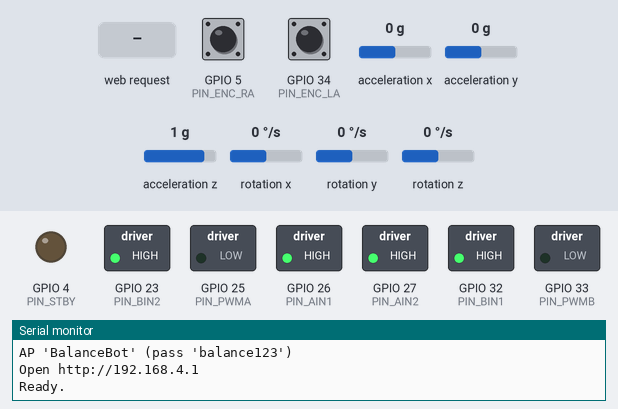
A program run on a simulated ESP32. On the bench: switched loads named in the program (green lamp = pin HIGH), output pins drawn as LEDs (lit = HIGH), the last lines printed to the serial monitor. Wiring (inferred from the names in the program): MPU-6050 motion sensor at I2C address 0x68. The test bench sets the inputs (shaded band); at power-on: acceleration x 0 g, rotation y 0 °/s, GPIO 5 (PIN_ENC_RA) HIGH, GPIO 34 (PIN_ENC_LA) HIGH, acceleration y 0 g, acceleration z 1 g, rotation x 0 °/s, rotation z 0 °/s. WiFi joins after 1.5 s; servers stay silent unless stated; EEPROM starts erased.

Above: at 3.3 s.
3.4 s: HTTP request GET /zero received
4.9 s: HTTP request GET /arm?name=1&value=1&on=1 received
At 5.9 s:
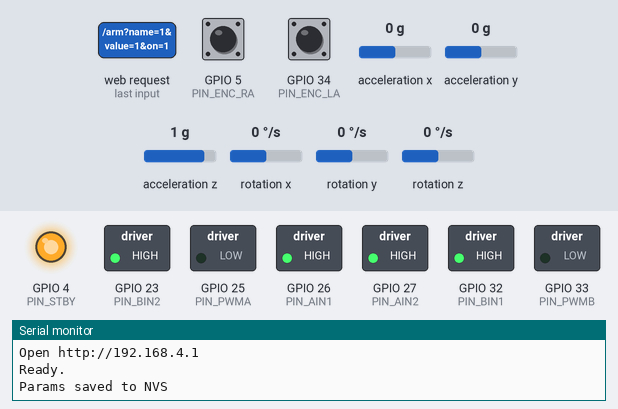
6.5 s: acceleration x set to -1.4 g
At 7.3 s:
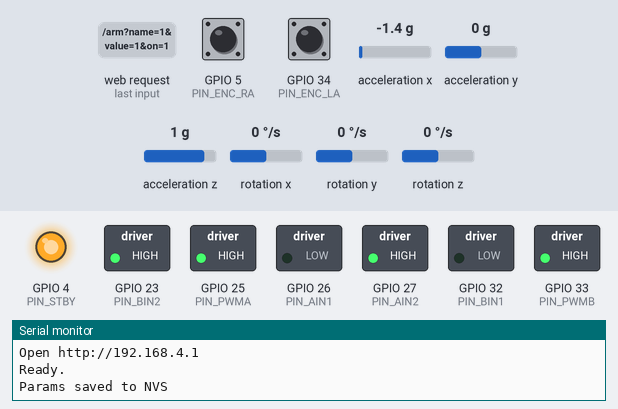
8.9 s: acceleration x set to 0 g
At 9.61 s:
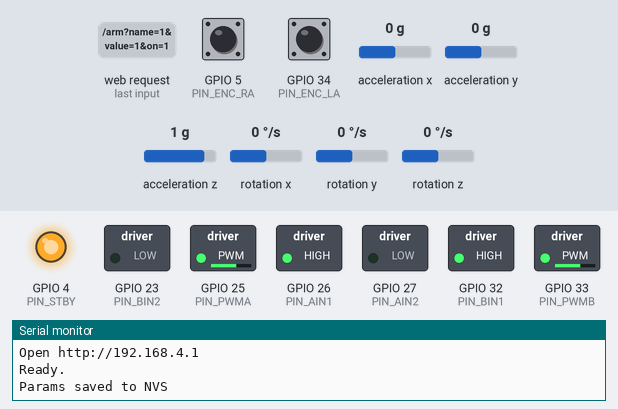
11.9 s: rotation y set to -192 °/s
At 14.23 s:
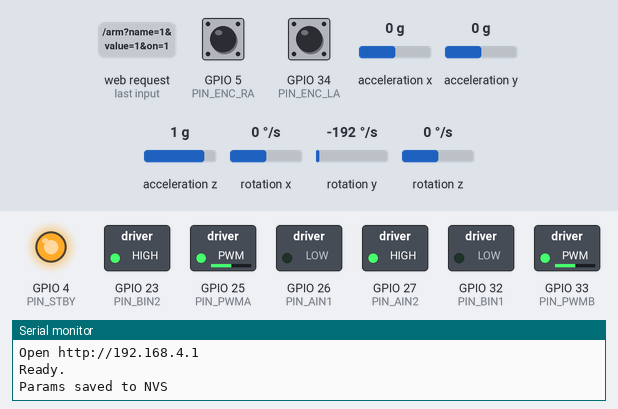
14.9 s: rotation y set to -100 °/s
At 16.0 s:
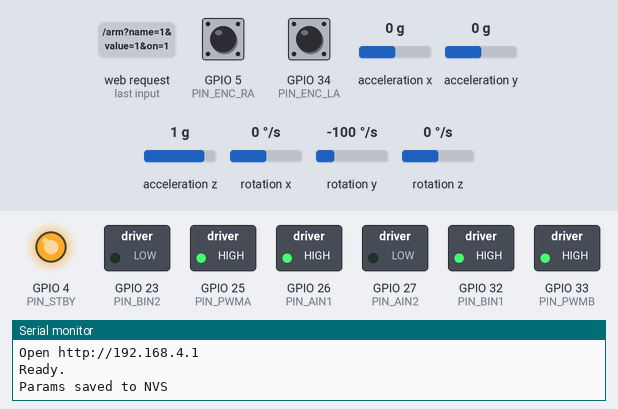
Timing chart, 0 to 20.6 s (numbered marks = the images above; inputs shaded):
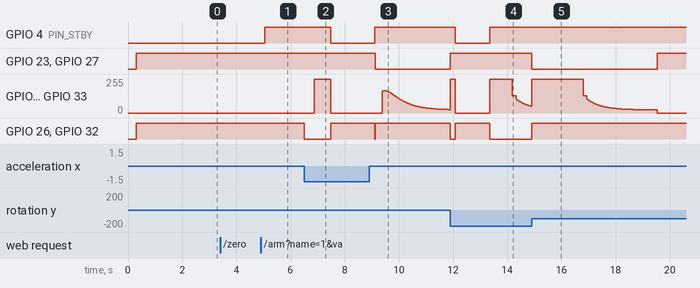

The program:

main.cpp
```cpp
#include <Arduino.h>
#include <WiFi.h>
#include <WebServer.h>
#include <Wire.h>
#include "config.h"
#include "balance_bot.h"
#include "web_ui.h"

WebServer  server(80);
BalanceBot g_bot;

// ── WiFi ────────────────────────────────────────────────────────
static void startWifi() {
#if WIFI_USE_STATION_MODE
    WiFi.mode(WIFI_STA);
    WiFi.begin(WIFI_STA_SSID, WIFI_STA_PASS);
    Serial.print("WiFi connecting");
    unsigned long t0 = millis();
    while (WiFi.status() != WL_CONNECTED && millis() - t0 < WIFI_STA_TIMEOUT_MS) {
        delay(300); Serial.print(".");
    }
    Serial.println();
    if (WiFi.status() == WL_CONNECTED) {
        Serial.print("Open http://"); Serial.println(WiFi.localIP());
        WiFi.setSleep(false);
        return;
    }
    Serial.println("STA join failed, falling back to AP");
#endif
    WiFi.mode(WIFI_AP);
    WiFi.softAP(WIFI_AP_SSID, WIFI_AP_PASS);
    WiFi.setSleep(false);
    Serial.printf("AP '%s' (pass '%s')\n", WIFI_AP_SSID, WIFI_AP_PASS);
    Serial.print("Open http://"); Serial.println(WiFi.softAPIP());
}

// ── HTTP handlers ───────────────────────────────────────────────
static void handleRoot()   { server.send_P(200, "text/html", INDEX_HTML); }
static void handleParams() { server.send(200, "application/json", g_bot.paramsJson()); }

static void handleSet() {
    const String name = server.arg("name");
    const String valStr = server.arg("value");
    char* end = nullptr;
    const float v = strtof(valStr.c_str(), &end);
    if (end == valStr.c_str() || *end != '\0' || !isfinite(v)) {
        server.send(400, "text/plain", "bad value"); return;
    }
    if (!g_bot.setParam(name, v)) {
        server.send(404, "text/plain", "unknown parameter"); return;
    }
    server.send(200, "text/plain", "ok");
}

static void handleTelemetry() {
    Telemetry t = g_bot.snapshot();
    char buf[400];
    int n = snprintf(buf, sizeof(buf),
        "{\"s\":%d,\"a\":%d,\"p\":%.3f,\"t\":%.3f,\"r\":%.2f,\"u\":%.2f,"
        "\"pl\":%d,\"pr\":%d,\"hz\":%u,\"el\":%ld,\"er\":%ld,\"sp\":%.1f}",
        int(t.state), t.armed ? 1 : 0, t.pitch, t.tilt, t.rate, t.u,
        t.pwmL, t.pwmR, unsigned(t.hz), t.encL, t.encR, t.spd);
    if (n < 0 || n >= int(sizeof(buf))) { server.send(500, "text/plain", "overflow"); return; }
    server.send(200, "application/json", buf);
}

static void handleArm() {
    const bool on    = server.arg("on") == "1";
    const bool force = server.arg("force") == "1";
    g_bot.arm(on);
    if (on && force) g_bot.forceStart();
    server.send(200, "text/plain", "ok");
}

static void handleZero() {
    g_bot.zeroAngleFromCurrent();
    server.send(200, "text/plain", "ok");
}

static void handleRecal() {
    if (g_bot.isArmed()) { server.send(409, "text/plain", "disarm first"); return; }
    g_bot.requestRecalibration();
    server.send(200, "text/plain", "ok");
}

static void handleSave() {
    g_bot.requestSave();
    server.send(200, "text/plain",
                g_bot.state() == BotState::Running ? "pending" : "ok");
}

static void handleDefaults() {
    g_bot.loadDefaults();
    server.send(200, "text/plain", "ok");
}

static void registerWebRoutes() {
    server.on("/",          HTTP_GET, handleRoot);
    server.on("/params",    HTTP_GET, handleParams);
    server.on("/set",       HTTP_GET, handleSet);
    server.on("/telemetry", HTTP_GET, handleTelemetry);
    server.on("/arm",       HTTP_GET, handleArm);
    server.on("/zero",      HTTP_GET, handleZero);
    server.on("/recal",     HTTP_GET, handleRecal);
    server.on("/save",      HTTP_GET, handleSave);
    server.on("/defaults",  HTTP_GET, handleDefaults);
}

// ── Entry points ───────────────────────────────────────────────
void setup() {
    Serial.begin(115200);
    delay(300);
    Serial.println("\nBalance Bot v3");

    Wire.begin(PIN_SDA, PIN_SCL);
    Wire.setClock(IMU_I2C_CLOCK_HZ);
    Wire.setTimeOut(IMU_I2C_TIMEOUT_MS);

    if (!g_bot.begin()) {
        Serial.println("WARN: IMU not found — will retry in control loop");
    }

    startWifi();
    registerWebRoutes();
    server.begin();
    g_bot.startTasks();

    Serial.println("Ready.");
}

void loop() {
    server.handleClient();
    g_bot.serviceSave();
    delay(2);
}
```

balance_bot.cpp
```cpp
#include "balance_bot.h"
#include <Preferences.h>

// ISR counters (kept global for safe ISR access on ESP32)
static volatile long g_encL = 0;
static volatile long g_encR = 0;

static void IRAM_ATTR isrEncL() {
    g_encL += digitalRead(PIN_ENC_LB) ? 1 : -1;
}
static void IRAM_ATTR isrEncR() {
    g_encR += digitalRead(PIN_ENC_RB) ? 1 : -1;
}

// ── Task trampolines ──────────────────────────────────────────
void BalanceBot::controlTrampoline(void* p)  { static_cast<BalanceBot*>(p)->controlLoop();  }
void BalanceBot::watchdogTrampoline(void* p) { static_cast<BalanceBot*>(p)->watchdogLoop(); }

// ── Lifecycle ─────────────────────────────────────────────────
bool BalanceBot::begin() {
    buildParamTable();
    motors_.begin();

    pinMode(PIN_ENC_LA, INPUT);        pinMode(PIN_ENC_LB, INPUT);
    pinMode(PIN_ENC_RA, INPUT_PULLUP); pinMode(PIN_ENC_RB, INPUT_PULLUP);
    attachInterrupt(digitalPinToInterrupt(PIN_ENC_LA), isrEncL, RISING);
    attachInterrupt(digitalPinToInterrupt(PIN_ENC_RA), isrEncR, RISING);

    loadParamsFromNvs();
    const bool ok = imu_.begin();
    if (ok) { imu_.calibrateGyro(); imu_.seedAngle(); }
    return ok;
}

void BalanceBot::startTasks() {
    xTaskCreatePinnedToCore(controlTrampoline, "balance", 8192, this, 5, nullptr, 1);
    xTaskCreatePinnedToCore(watchdogTrampoline, "wdog",   2048, this, 2, nullptr, 0);
}

// ── Control loop ──────────────────────────────────────────────
void BalanceBot::controlLoop() {
    TickType_t lastWake  = xTaskGetTickCount();
    unsigned long prevUs = micros();
    unsigned long hzWin  = millis();
    uint32_t hzCnt = 0;
    unsigned long lastReinitMs = 0;

    for (;;) {
        vTaskDelayUntil(&lastWake, pdMS_TO_TICKS(LOOP_PERIOD_MS));
        lastBeatMs_ = millis();

        const unsigned long nowUs = micros();
        float dt = (nowUs - prevUs) * 1e-6f;
        prevUs = nowUs;
        if (dt <= 0.0f || dt > LOOP_DT_MAX) dt = LOOP_DT_NOMINAL;

        if (++hzCnt, millis() - hzWin >= 1000) {
            hz_ = hzCnt; hzCnt = 0; hzWin = millis();
        }

        // Recalibration (only when disarmed)
        if (recalReq_ && !armed_ && imu_.isPresent()) {
            motors_.stop();
            imu_.calibrateGyro();
            imu_.seedAngle();
            recalReq_ = false;
            lastWake = xTaskGetTickCount();
            prevUs = micros();
            continue;
        }
        recalReq_ = false;

        // IMU health check + reinit
        if (!imu_.isPresent()) {
            motors_.stop();
            state_ = BotState::ImuFail;
            if (millis() - lastReinitMs > 1000) {
                lastReinitMs = millis();
                if (imu_.reinit()) {
                    lastWake = xTaskGetTickCount();
                    prevUs = micros();
                }
            }
            continue;
        }
        if (!imu_.update(dt)) {
            motors_.stop();
            state_ = BotState::ImuFail;
            continue;
        }

        runControllerCycle(dt);
    }
}

void BalanceBot::runControllerCycle(float dt) {
    const float kp   = kp_,   kd   = kd_,   ki   = ki_,   off = angleOffset_;
    const float dead = deadband_, lim = pwmLimit_, cut = cutoff_;
    const float trim = motorTrim_;
    const float sw   = startWindow_;            // added
    const float kpV  = kpV_;                    // added
    const float kiV  = kiV_;                    // added
    const float dir  = (motorDir_ >= 0.0f) ? 1.0f : -1.0f;

    // Encoder velocity
    const long encL = g_encL, encR = g_encR;
    const long encAvg = (encL + encR) / 2;
    const float rawSpeed = float(encAvg - prevEncAvg_) / dt;
    prevEncAvg_ = encAvg;
    wheelSpeedFilt_ += SPEED_FILTER_ALPHA * (rawSpeed - wheelSpeedFilt_);

    // Outer-loop velocity-tilt bias
    float velTilt = 0.0f;
    if (state_ == BotState::Running && (kpV > 1e-4f || kiV > 1e-4f)) {
        posInteg_ = constrain(posInteg_ + float(encAvg) * dt,
                              -POS_INT_CLAMP, POS_INT_CLAMP);
        velTilt = kpV * (wheelSpeedFilt_ * VELOCITY_SPEED_SCALE)
                + kiV * (posInteg_ * VELOCITY_POS_SCALE);
        velTilt = constrain(velTilt, -VELOCITY_TILT_LIMIT, VELOCITY_TILT_LIMIT);
    } else {
        posInteg_ = 0.0f;
    }

    const float mechTilt = imu_.pitchDeg() - off;
    const float tilt     = mechTilt + velTilt;

    float u = 0.0f;
    int pwmL = 0, pwmR = 0;

    if (!armed_) {
        motors_.stop();
        state_ = BotState::Disarmed;
        resetControllerState();
    } else if (state_ == BotState::Running) {
        if (fabsf(mechTilt) > cut) {
            if (++fallCounter_ > FALL_CYCLES) {
                motors_.stop();
                state_ = BotState::Fallen;
                resetControllerState();
            }
        } else {
            fallCounter_ = 0;
            motors_.enable(true);

            pid_.setGains({kp, ki, kd});
            pid_.setIntegralLimit(80.0f / max(ki, 1e-5f));   // ki is non-volatile local → OK
            const float rawPid = pid_.update(tilt, imu_.gyroRateDps(), dt);
            u = -rawPid * dir;

            const float trimL = (trim > 1.0f) ? (1.0f / trim) : 1.0f;
            const float trimR = (trim < 1.0f) ? trim : 1.0f;
            pwmL = MotorDriver::applyDeadband(u * trimL, dead, lim);
            pwmR = MotorDriver::applyDeadband(u * trimR, dead, lim);
            motors_.setLeft(pwmL);
            motors_.setRight(pwmR);
        }
    } else {
        motors_.stop();
        if (state_ == BotState::Disarmed || state_ == BotState::ImuFail) {
            state_ = BotState::Waiting;
        }
        const float win = max(sw, 2.0f);      // both non-volatile → template deduces _Tp=float
        uprightTimer_ = (fabsf(mechTilt) < win) ? uprightTimer_ + dt : 0.0f;
        if (uprightTimer_ > UPRIGHT_HOLD_S) {
            pid_.reset();
            state_ = BotState::Running;
            fallCounter_ = 0;
        }
    }

    publishTelemetry(encL, encR, tilt, u, pwmL, pwmR);
}

void BalanceBot::publishTelemetry(long encL, long encR, float tilt,
                                  float u, int pwmL, int pwmR) {
    portENTER_CRITICAL(&stateMux_);
    telem_.state = state_;
    telem_.armed = armed_;
    telem_.pitch = imu_.pitchDeg();
    telem_.tilt  = tilt;
    telem_.rate  = imu_.gyroRateDps();
    telem_.u     = u;
    telem_.pwmL  = pwmL;
    telem_.pwmR  = pwmR;
    telem_.hz    = hz_;
    telem_.encL  = encL;
    telem_.encR  = encR;
    telem_.spd   = wheelSpeedFilt_;
    portEXIT_CRITICAL(&stateMux_);
}

// ── Watchdog ──────────────────────────────────────────────────
void BalanceBot::watchdogLoop() {
    for (;;) {
        vTaskDelay(pdMS_TO_TICKS(WATCHDOG_CHECK_MS));
        const uint32_t now = millis();
        if (armed_ && (now - lastBeatMs_) > WATCHDOG_TIMEOUT_MS) {
            motors_.stop();
            armed_ = false;
            state_ = BotState::Disarmed;
            Serial.println("WATCHDOG: control loop stalled — motors stopped");
        }
    }
}

// ── Public API ────────────────────────────────────────────────
void BalanceBot::arm(bool on)    { armed_ = on; }
void BalanceBot::forceStart()    { if (armed_) state_ = BotState::Running; }
void BalanceBot::requestRecalibration() { recalReq_ = true; }
void BalanceBot::requestSave()   { saveReq_ = true; }

void BalanceBot::serviceSave() {
    if (saveReq_ && state_ != BotState::Running) {
        commitParamsToNvs();
        saveReq_ = false;
        Serial.println("Params saved to NVS");
    }
}

void BalanceBot::zeroAngleFromCurrent() {
    portENTER_CRITICAL(&stateMux_);
    const float cur = telem_.pitch;
    portEXIT_CRITICAL(&stateMux_);
    angleOffset_ = constrain(cur, -30.0f, 30.0f);
    requestSave();
}

Telemetry BalanceBot::snapshot() const {
    portENTER_CRITICAL(&stateMux_);
    Telemetry t = telem_;
    portEXIT_CRITICAL(&stateMux_);
    return t;
}

// ── Param management ──────────────────────────────────────────
void BalanceBot::buildParamTable() {
    params_[0]  = {"kp",          "Kp: Proportional (stiffness)",          &kp_,           DEF_KP,           0.0f,   100.0f, 0.2f};
    params_[1]  = {"kd",          "Kd: Derivative (gyro damping)",         &kd_,           DEF_KD,           0.0f,   5.0f,   0.01f};
    params_[2]  = {"ki",          "Ki: Integral (steady-state hold)",      &ki_,           DEF_KI,           0.0f,   60.0f,  0.1f};
    params_[3]  = {"angleOffset", "Balance angle offset (deg)",            &angleOffset_,  DEF_ANGLE_OFFSET, -30.0f, 30.0f,  0.05f};
    params_[4]  = {"startWindow", "Start angle window (±deg)",             &startWindow_,  DEF_START_WINDOW, 2.0f,   20.0f,  0.5f};
    params_[5]  = {"deadband",    "Motor deadband (PWM)",                  &deadband_,     DEF_DEADBAND,     0.0f,   100.0f, 1.0f};
    params_[6]  = {"pwmLimit",    "Max PWM limit",                         &pwmLimit_,     DEF_PWM_LIMIT,    50.0f,  255.0f, 5.0f};
    params_[7]  = {"cutoff",      "Fall cutoff angle (deg)",               &cutoff_,       DEF_CUTOFF,       10.0f,  45.0f,  1.0f};
    params_[8]  = {"kp_v",        "Kp_v: Velocity damping (stop drift)",   &kpV_,          DEF_KP_V,         0.0f,   0.20f,  0.002f};
    params_[9]  = {"ki_v",        "Ki_v: Position hold (stay in place)",   &kiV_,          DEF_KI_V,         0.0f,   0.05f,  0.001f};
    params_[10] = {"kalmanR",     "Kalman accel noise R (higher=smoother)",&kalmanR_,      DEF_KALMAN_R,     0.005f, 0.20f,  0.005f};
    params_[11] = {"dFilter",     "D-term gyro LPF (1=raw, 0.1=smooth)",   &dFilter_,      DEF_D_FILTER,     0.05f,  1.0f,   0.05f};
    params_[12] = {"motorTrim",   "Right/Left motor trim",                 &motorTrim_,    DEF_MOTOR_TRIM,   0.80f,  1.20f,  0.01f};
    params_[13] = {"motorDir",    "Motor direction (+1 / -1)",             &motorDir_,     DEF_MOTOR_DIR,    -1.0f,  1.0f,   2.0f};
}

void BalanceBot::applyTuningToSubsystems() {
    imu_.setKalmanR(kalmanR_);
    imu_.setDFilterAlpha(dFilter_);
}

bool BalanceBot::setParam(const String& name, float value) {
    for (int i = 0; i < NUM_PARAMS; ++i) {
        if (name == params_[i].name) {
            *params_[i].ptr = constrain(value, params_[i].minV, params_[i].maxV);
            applyTuningToSubsystems();
            return true;
        }
    }
    return false;
}

void BalanceBot::loadDefaults() {
    for (int i = 0; i < NUM_PARAMS; ++i) *params_[i].ptr = params_[i].def;
    applyTuningToSubsystems();
}

String BalanceBot::paramsJson() const {
    String out = "[";
    for (int i = 0; i < NUM_PARAMS; ++i) {
        if (i) out += ',';
        char item[192];
        snprintf(item, sizeof(item),
                 "{\"n\":\"%s\",\"l\":\"%s\",\"v\":%.4f,\"min\":%.4f,\"max\":%.4f,\"s\":%.4f}",
                 params_[i].name, params_[i].label, (float)*params_[i].ptr,
                 params_[i].minV, params_[i].maxV, params_[i].step);
        out += item;
    }
    out += ']';
    return out;
}

void BalanceBot::loadParamsFromNvs() {
    Preferences prefs;
    prefs.begin(NVS_NAMESPACE, true);
    for (int i = 0; i < NUM_PARAMS; ++i) {
        *params_[i].ptr = prefs.getFloat(params_[i].name, params_[i].def);
    }
    prefs.end();
    applyTuningToSubsystems();
}

void BalanceBot::commitParamsToNvs() {
    Preferences prefs;
    prefs.begin(NVS_NAMESPACE, false);
    for (int i = 0; i < NUM_PARAMS; ++i) prefs.putFloat(params_[i].name, *params_[i].ptr);
    prefs.end();
}

void BalanceBot::resetControllerState() {
    pid_.reset();
    uprightTimer_   = 0.0f;
    fallCounter_    = 0;
    posInteg_       = 0.0f;
}
```

motors.h
```cpp
#pragma once
#include <Arduino.h>
#include "config.h"

class MotorDriver {
public:
    void begin() {
        pinMode(PIN_AIN1, OUTPUT); pinMode(PIN_AIN2, OUTPUT);
        pinMode(PIN_BIN1, OUTPUT); pinMode(PIN_BIN2, OUTPUT);
        pinMode(PIN_STBY, OUTPUT);
        ledcAttach(PIN_PWMA, MOTOR_PWM_FREQ_HZ, MOTOR_PWM_RES_BITS);
        ledcAttach(PIN_PWMB, MOTOR_PWM_FREQ_HZ, MOTOR_PWM_RES_BITS);
        stop();
    }

    // Coast (driver disabled → wheels free-spin)
    void stop() {
        writeOne(PIN_AIN1, PIN_AIN2, PIN_PWMA, 0, MOTOR_INVERT_RIGHT);
        writeOne(PIN_BIN1, PIN_BIN2, PIN_PWMB, 0, MOTOR_INVERT_LEFT);
        digitalWrite(PIN_STBY, LOW);
    }

    void enable(bool en) { digitalWrite(PIN_STBY, en ? HIGH : LOW); }

    void setLeft(int s)  { writeOne(PIN_BIN1, PIN_BIN2, PIN_PWMB, s, MOTOR_INVERT_LEFT); }
    void setRight(int s) { writeOne(PIN_AIN1, PIN_AIN2, PIN_PWMA, s, MOTOR_INVERT_RIGHT); }

    // Deadband kick: commands below 0.5 are 0, above get +deadband added so the
    // motor actually turns. Sign of cmd is preserved.
    static int applyDeadband(float cmd, float deadband, float limit) {
        const float mag = fabsf(cmd);
        if (mag < 0.5f) return 0;
        const int pwm = int(constrain(mag + deadband, 0.0f, limit));
        return cmd < 0.0f ? -pwm : pwm;
    }

private:
    void writeOne(uint8_t in1, uint8_t in2, uint8_t pwmPin, int speed, bool invert) {
        if (invert) speed = -speed;
        speed = constrain(speed, -255, 255);
        if (speed > 0)      { digitalWrite(in1, HIGH); digitalWrite(in2, LOW);  }
        else if (speed < 0) { digitalWrite(in1, LOW);  digitalWrite(in2, HIGH); }
        else                { digitalWrite(in1, HIGH); digitalWrite(in2, HIGH); }  // brake
        ledcWrite(pwmPin, abs(speed));
    }
};
```

Source omitted: balance_bot.h (3856 bytes), control.h (2742 bytes), imu.h (6461 bytes), web_ui.h (9423 bytes), config.h (3426 bytes)

Measured:
- after the input at 4.9 s, GPIO 4 (PIN_STBY): LOW → HIGH after 0.16 s
- after the input at 6.5 s, GPIO 4 (PIN_STBY): HIGH → LOW after 0.98 s; GPIO 25 (PIN_PWMA), GPIO 33 (PIN_PWMB): 0/255 → 255/255 after 0.37 s, → 0/255 0.61 s later; GPIO 26 (PIN_AIN1), GPIO 32 (PIN_BIN1): HIGH → LOW at once, → HIGH 0.98 s later
- after the input at 8.9 s, GPIO 4 (PIN_STBY): LOW → HIGH after 0.20 s; GPIO 23 (PIN_BIN2), GPIO 27 (PIN_AIN2): HIGH → LOW after 0.23 s; GPIO 25 (PIN_PWMA), GPIO 33 (PIN_PWMB): rises from 0/255 to 168/255 in 0.06 s, then falls to 26/255 in 2.4 s; GPIO 26 (PIN_AIN1), GPIO 32 (PIN_BIN1): HIGH → LOW after 0.20 s, → HIGH 0.02 s later
- after the input at 11.9 s, GPIO 4 (PIN_STBY): HIGH → LOW after 0.18 s, → HIGH 1.3 s later; GPIO 23 (PIN_BIN2), GPIO 27 (PIN_AIN2): LOW → HIGH after 0.00 s instead of 0.82 s; GPIO 26 (PIN_AIN1), GPIO 32 (PIN_BIN1): HIGH → LOW at once, → HIGH 0.18 s later, → LOW 1.3 s later
- after the input at 14.9 s, GPIO 23 (PIN_BIN2), GPIO 27 (PIN_AIN2): HIGH → LOW at once, → HIGH 4.6 s later; GPIO 26 (PIN_AIN1), GPIO 32 (PIN_BIN1): LOW → HIGH after 0.00 s instead of 2.0 s
